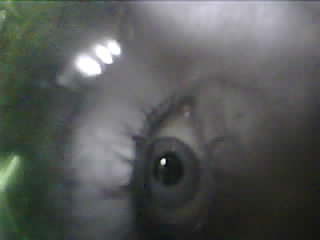
#> input picture .git-rewrite/t/calib_frame.png, 320 x 240 px, given in place of stream, which was not available
$ python calibrate.py 5
#> lines starting #> are read from the running program, lines starting #| are printed output that depends on the picture; after the words box and inside, x2 and y2 are one past the last pixel; in counts of white or black regions, pixels touching at a corner belong together; pictures that were not available may be replaced by others from this repository, and a replacement may not be noted
"""Calibration tool: grab an eye frame from the stream, save it, and dump
pixel-level stats so the pupil detector can be tuned against real data.

Usage:
    python3 calibrate.py            # grab 1 frame, save + analyze
    python3 calibrate.py 20         # skip 20 frames first (let exposure settle)
"""
import sys
import cv2
import numpy as np

STREAM_URL = "http://10.94.64.101:81/stream"
OUT = "calib_frame.png"


def grab(skip):
#> called with skip = 5
    cap = cv2.VideoCapture(STREAM_URL)
    if not cap.isOpened():
        print("Failed to open stream")
        sys.exit(1)
    frame = None
    for _ in range(skip + 1):
        ret, f = cap.read()
        if ret:
            frame = f
#> this loop made 6 passes
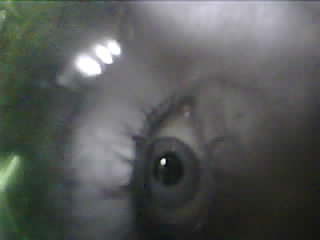
#> input picture .git-rewrite/t/calib_frame.png, 320 x 240 px, given in place of stream, which was not available
    cap.release()
    if frame is None:
        print("No frame")
        sys.exit(1)
    return frame


def analyze(frame):
    h, w = frame.shape[:2]
#> h = 240; w = 320
    gray = cv2.cvtColor(frame, cv2.COLOR_BGR2GRAY)
#> frame is the input picture: shape (240, 320, 3); mean B, G, R 86.7, 88.4, 85.4
    print(f"frame: {w}x{h}")
#| frame: 320x240
    print(f"gray min/max/mean: {gray.min()}/{gray.max()}/{gray.mean():.1f}")
#| gray min/max/mean: 7/255/87.2
    for p in (2, 5, 8, 12, 20):
        print(f"  darkest {p:>2}% cutoff = {np.percentile(gray, p):.0f}")
#> this loop made 5 passes
#|   darkest  2% cutoff = 27
#|   darkest  5% cutoff = 30
#|   darkest  8% cutoff = 34
#|   darkest 12% cutoff = 40
#|   darkest 20% cutoff = 49

    # brightest spot (candidate glint)
    g = cv2.GaussianBlur(gray, (5, 5), 0)
    _, mx, _, loc = cv2.minMaxLoc(g)
#> mx = 255; loc = (84, 67)
    print(f"brightest spot: val={mx} at {loc}")
#| brightest spot: val=255.0 at (84, 67)

    # darkest region centroid (candidate pupil) at a few thresholds
    for cut in (np.percentile(gray, 5), np.percentile(gray, 10)):
        _, mask = cv2.threshold(gray, int(cut), 255, cv2.THRESH_BINARY_INV)
        m = cv2.moments(mask, binaryImage=True)
        if m["m00"] > 0:
            cx, cy = m["m10"] / m["m00"], m["m01"] / m["m00"]
            area = m["m00"] / 255
            print(f"  dark<{cut:.0f}: centroid=({cx:.0f},{cy:.0f}) "
                  f"area={area:.0f}px")
#> this loop made 2 passes
#> (cut, cx, cy, area) on pass 2: (37, 237.7, 212.1, 30.6)
#|   dark<30: centroid=(234,220) area=16px
#|   dark<37: centroid=(238,212) area=31px
#> pass 1, in analyze, `_, mask = cv2.threshold(gray, int(cut), 255, cv2.THRESH_BINARY_INV)`:
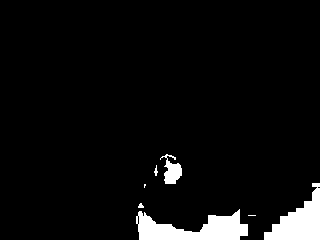
#> mask: shape (240, 320); 5.2% white; 7 white regions (2 under 20 px), largest, box (x1, y1, x2, y2) and area: (136, 209, 248, 240) 1989, (264, 183, 320, 240) 1615, (160, 154, 182, 184) 346, (154, 165, 158, 176) 23, (138, 203, 144, 208) 21
#> pass 2, in analyze, `_, mask = cv2.threshold(gray, int(cut), 255, cv2.THRESH_BINARY_INV)`:
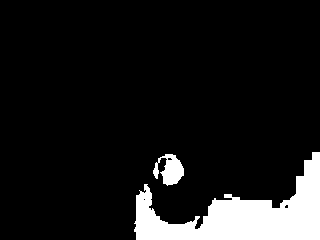
#> mask: shape (240, 320); 10.2% white; 2 white regions, box (x1, y1, x2, y2) and area: (134, 152, 320, 240) 7225, (153, 154, 184, 186) 579

    # save a contact sheet: original | gray | dark-mask
    cut = np.percentile(gray, 8)
#> cut = 34
    _, mask = cv2.threshold(gray, int(cut), 255, cv2.THRESH_BINARY_INV)
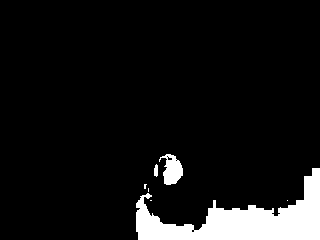
#> mask: shape (240, 320); 8.1% white; 7 white regions (4 under 20 px), largest, box (x1, y1, x2, y2) and area: (136, 168, 320, 240) 5708, (159, 154, 183, 185) 452, (154, 164, 158, 177) 43
    sheet = np.hstack([
        gray,
        mask,
    ])
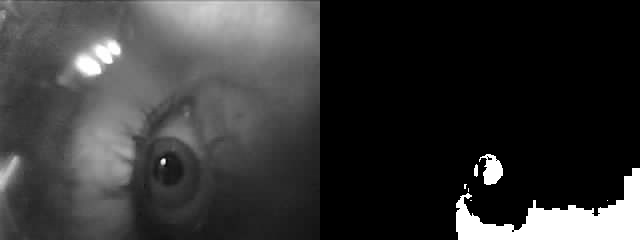
#> sheet: shape (240, 640); min 0, max 255, mean 53.9
    cv2.imwrite("calib_masks.png", sheet)
    cv2.imwrite(OUT, frame)
    print(f"saved {OUT} and calib_masks.png (gray | dark-mask)")


if __name__ == "__main__":
    skip = int(sys.argv[1]) if len(sys.argv) > 1 else 10
    analyze(grab(skip))
